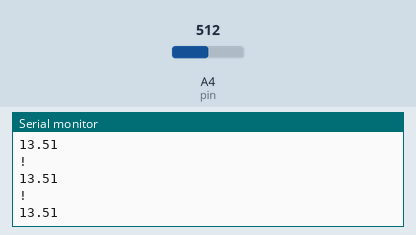
Recording of a sketch running on a simulated Arduino Uno, built with avr-gcc and run on an emulated ATmega328P. On the bench: the last lines printed to the serial monitor. The test bench sets the inputs (shaded band); at power-on: A4 (pin) = 512.

Above: at 1.3 s.
1.4 s: A4 (pin) set to 716
At 1.81 s:
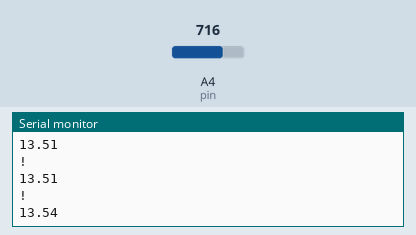
2.9 s: A4 (pin) set to 900
At 3.31 s:
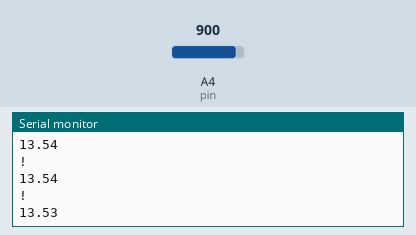
Timing chart, 0 to 5.9 s (numbered marks = the images above; inputs shaded):
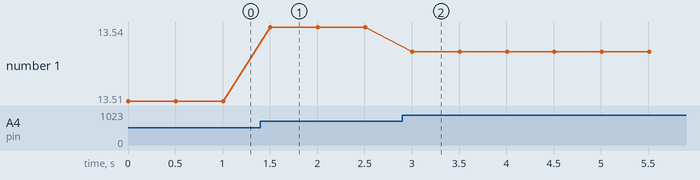

Measured:
- after the input at 1.4 s, the serial monitor: prints a new line after 0.11 s (image 1)
- after the input at 2.9 s, the serial monitor: prints a new line after 0.11 s (image 2)
- plotted number 1: 13.51 → 13.54 after the input at 1.4 s, 13.54 → 13.53 after the input at 2.9 s

The sketch:

solar_panel_current_sensor_only.ino
```cpp
int pin=4;

void setup() {
  // put your setup code here, to run once:
  Serial.begin(9600);
  pinMode(pin,INPUT);
}

void loop() {
  // put your main code here, to run repeatedly:
  Serial.println("!");
  int adc=analogRead(pin);
  float v=adc*5000/5800.0;
  float cur=v-2500;//2470.345;
  cur/=185;
  // if(-0.15<cur && cur<0.15)
  //   cur=0;
  Serial.println(-cur);
  delay(500);
}
```
